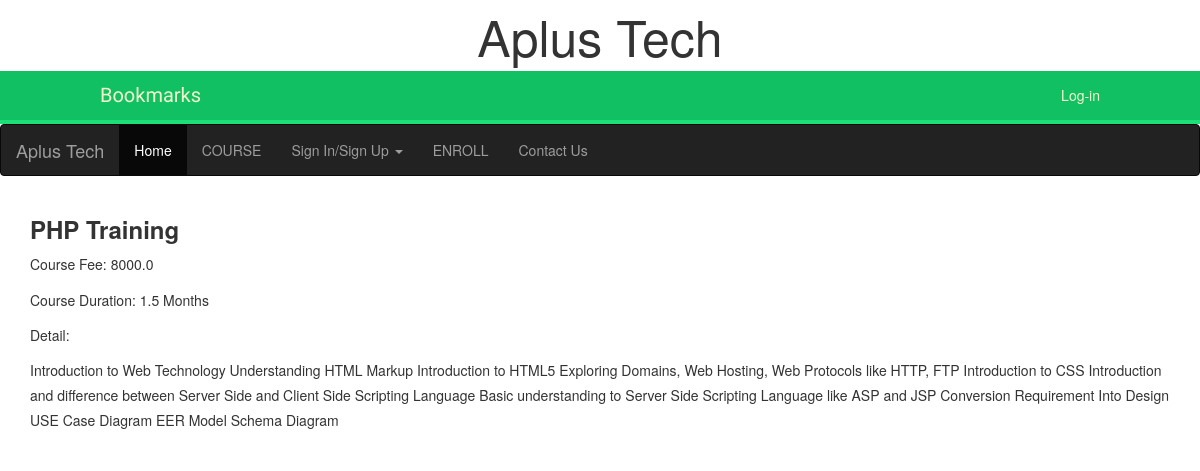
The page /1 on the database its author committed.
### course/models.py (models this page shows, shortened)
class Courses(models.Model):
	course_name = models.CharField(max_length = 250)
	course_fee = models.CharField(max_length = 250)
	course_duration = models.CharField(max_length = 250)
	course_detail = models.CharField(max_length = 2000)
	class Meta:
		ordering = ('course_name',)

### course/views.py (the view)
# urls.py: path('<int:pk>', views.coursedetail, name = 'detail'),
def coursedetail(request, pk):
	clist = get_object_or_404(Courses , pk = pk)
	return render(request, 'course/detail.html', {'clist' : clist})

### course/templates/course/detail.html (shortened to what this page needs)
{% extends 'base.html' %}
{% block content %}
	<div class="container">
		<h3><b>{{clist.course_name}}</b></h3>
		<p>Course Fee: {{clist.course_fee}}</p>
		<p>Course Duration: {{clist.course_duration}}</p>
		<p>Detail: </p>
		<p>{{ clist.course_detail }}</p>
	</div>
{% endblock %}

### account/static/css/account.css (style rules this page uses)
body { margin:0; padding:0; font-family:helvetica, sans-serif; }
p { line-height: 1.8; }
h1, h2, h3, h4, h5 , h6 { font-family: 'Muli', sans-serif; font-weight:normal; }

### rows shown on the page
Courses: course_name "PHP Training", course_fee "8000.0", course_duration "1.5 Months", course_detail "Introduction to Web Technology Understanding HTML Markup Introduction to HTML5 Exploring Domains, Web Hosting, Web Protocols like HTTP, FTP Introduction to CSS Introduction and difference between Server Side and Client Side Scripting Language Basic understanding to Server Side Scripting Language like ASP and JSP Conversion Requirement Into Design USE Case Diagram EER Model Schema Diagram"
